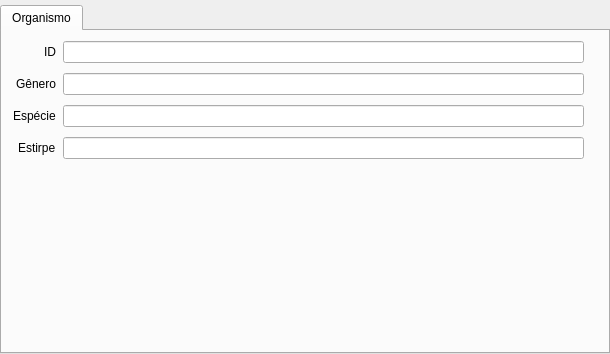
<?xml version="1.0" encoding="UTF-8"?>
<ui version="4.0">
 <class>ms_data</class>
 <widget class="QWidget" name="ms_data">
  <property name="windowModality">
   <enum>Qt::ApplicationModal</enum>
  </property>
  <property name="geometry">
   <rect>
    <x>0</x>
    <y>0</y>
    <width>610</width>
    <height>354</height>
   </rect>
  </property>
  <property name="windowTitle">
   <string>MS Info</string>
  </property>
  <property name="styleSheet">
   <string notr="true"/>
  </property>
  <layout class="QGridLayout" name="gridLayout">
   <property name="leftMargin">
    <number>0</number>
   </property>
   <property name="topMargin">
    <number>5</number>
   </property>
   <property name="rightMargin">
    <number>0</number>
   </property>
   <property name="bottomMargin">
    <number>0</number>
   </property>
   <property name="spacing">
    <number>5</number>
   </property>
   <item row="0" column="0">
    <widget class="QTabWidget" name="ms_data_tab">
     <property name="currentIndex">
      <number>0</number>
     </property>
     <widget class="QWidget" name="tab_3">
      <attribute name="title">
       <string>Organismo</string>
      </attribute>
      <widget class="QWidget" name="formLayoutWidget">
       <property name="geometry">
        <rect>
         <x>1</x>
         <y>0</y>
         <width>591</width>
         <height>321</height>
        </rect>
       </property>
       <layout class="QFormLayout" name="formLayout">
        <property name="sizeConstraint">
         <enum>QLayout::SetMaximumSize</enum>
        </property>
        <property name="fieldGrowthPolicy">
         <enum>QFormLayout::AllNonFixedFieldsGrow</enum>
        </property>
        <property name="labelAlignment">
         <set>Qt::AlignRight|Qt::AlignTrailing|Qt::AlignVCenter</set>
        </property>
        <property name="horizontalSpacing">
         <number>7</number>
        </property>
        <property name="verticalSpacing">
         <number>10</number>
        </property>
        <property name="leftMargin">
         <number>10</number>
        </property>
        <property name="topMargin">
         <number>10</number>
        </property>
        <property name="rightMargin">
         <number>10</number>
        </property>
        <item row="1" column="0">
         <widget class="QLabel" name="lb_genero">
          <property name="text">
           <string>Gênero</string>
          </property>
         </widget>
        </item>
        <item row="1" column="1">
         <widget class="QLineEdit" name="organismo_genero"/>
        </item>
        <item row="2" column="0">
         <widget class="QLabel" name="lb_especie">
          <property name="text">
           <string>Espécie</string>
          </property>
         </widget>
        </item>
        <item row="2" column="1">
         <widget class="QLineEdit" name="organismo_especie"/>
        </item>
        <item row="3" column="0">
         <widget class="QLabel" name="lb_estirpe">
          <property name="text">
           <string>Estirpe</string>
          </property>
         </widget>
        </item>
        <item row="3" column="1">
         <widget class="QLineEdit" name="organismo_estirpe"/>
        </item>
        <item row="0" column="0">
         <widget class="QLabel" name="lb_ID">
          <property name="text">
           <string>ID</string>
          </property>
         </widget>
        </item>
        <item row="0" column="1">
         <widget class="QLineEdit" name="organismo_ID"/>
        </item>
       </layout>
      </widget>
     </widget>
    </widget>
   </item>
  </layout>
 </widget>
 <resources/>
 <connections/>
</ui>
